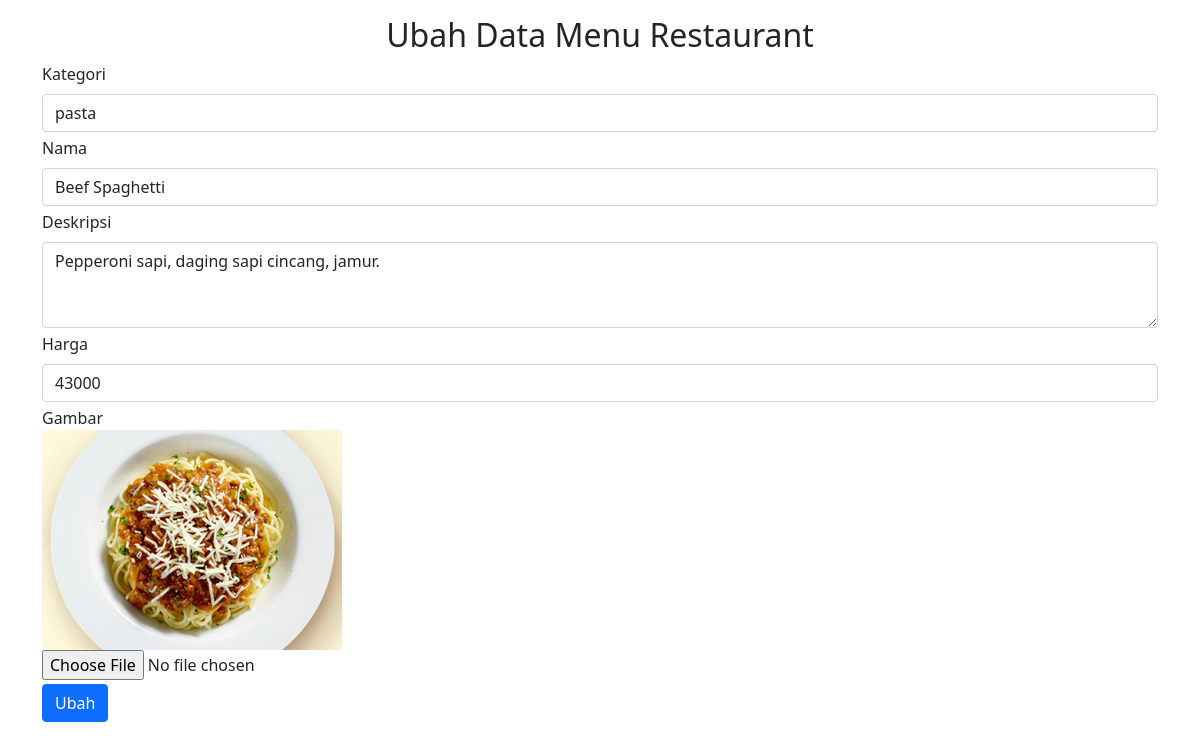
Screenshot of /restaurant/ubah.php?id=5 with the database file from the repository.
### tables this page shows
CREATE TABLE `restaurant` (
  `id` int(11) NOT NULL,
  `kategori` varchar(128) NOT NULL,
  `nama` varchar(128) NOT NULL,
  `deskripsi` varchar(255) NOT NULL,
  `harga` varchar(50) NOT NULL,
  `gambar` varchar(50) NOT NULL
);

### restaurant/functions.php (called while the page is built, shortened)
<?php
$hostname = "localhost";
$dbname = "eduwork";
$username = "root";
$pass = "";
$conn = mysqli_connect($hostname, $username, $pass, $dbname);
function query($query)
{
    global $conn;
    $result = mysqli_query($conn, $query);
    $rows = [];
    while ($row = mysqli_fetch_assoc($result)) {
        $rows[] = $row;
    }
    return $rows;
}

### restaurant/ubah.php (the view, shortened to what this page needs)
<?php
require 'functions.php';
$id = $_GET['id'];
$data = query("SELECT * FROM restaurant WHERE id = $id")[0];
?>
<!DOCTYPE html>
<html lang="en">
<head>
    <link href="https://cdn.jsdelivr.net/npm/bootstrap@5.0.2/dist/css/bootstrap.min.css" rel="stylesheet">
</head>
<body>
    <div class="container">
        <h2 class="text-center mt-3">Ubah Data Menu Restaurant</h2>
        <form class="row g-1" method="post" enctype="multipart/form-data">
            <div class="form-group">
                <label for="kategori" class="form-label">Kategori</label>
                <input type="text" class="form-control" name="kategori" id="kategori" value="<?= $data['kategori']; ?>">
            </div>
            <div class="form-group">
                <label for="nama" class="form-label">Nama</label>
                <input type="text" class="form-control" name="nama" id="nama" value="<?= $data['nama']; ?>">
            </div>
            <div class="form-group">
                <label for="desc" class="form-label">Deskripsi</label>
                <textarea class="form-control" id="desc" name="desc" rows="3"><?= $data['deskripsi']; ?></textarea>
            </div>
            <div class="form-group">
                <label for="inputAddress2" class="form-label">Harga</label>
                <input type="text" class="form-control" name="harga" id="harga" value="<?= $data['harga']; ?>">
            </div>
            <div class="mb-6">
                <label for="gambar">Gambar</label><br>
                <img src="img/pizza/<?= $data['gambar']; ?>"><br>
                <input name="gambar" type="file" id="gambar">
            </div>
            <div class="form-group">
                <button type="submit" class="btn btn-primary" name="submit">Ubah</button>
            </div>
        </form>
    </div>
</body>
</html>

### rows the page displays
restaurant: kategori "pasta", nama "Beef Spaghetti", desc "Pepperoni sapi, daging sapi cincang, jamur.", harga "43000", gambar (picture)
